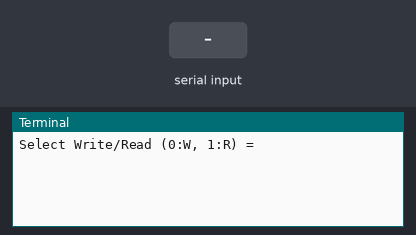
The program below on a simulated Raspberry Pi (BCM pin numbers). Shown: the last lines printed to the terminal. The inputs (shaded band) are chosen by the test bench. EEPROM starts erased.

Above: at 1.2 s.
1.3 s: "0" typed at the terminal, then Enter
At 2.4 s:
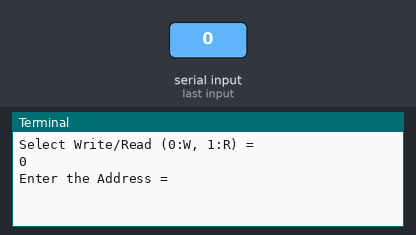
2.8 s: "1" typed at the terminal, then Enter
At 3.5 s:
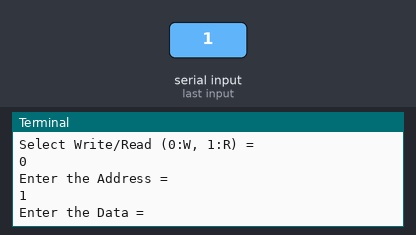
4.3 s: "5" typed at the terminal, then Enter
At 4.7 s:
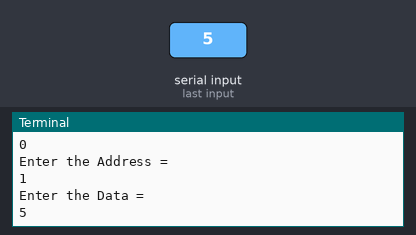

The program:

M24512.py
```python
# (licence header left out)
import time
import smbus

# Get I2C bus
bus = smbus.SMBus(1)

# I2C address of the device
M24512_DEFAULT_ADDRESS			= 0x50

class M24512():
	def select_address(self):
		"""Select the address where data has to be written (0-65535)"""
		self.address = int(input("Enter the Address = "))
		while self.address > 65535:
			self.address = int(input("Enter the Address = "))

		self.addressbyte1 = (self.address >> 8)
		self.addressbyte2 = (self.address & 0xFF)

		return self.addressbyte1, self.addressbyte2

	def select_data(self):
		"""Select the data to be written on the address given (0-255)"""
		self.data = int(input("Enter the Data = "))
		while self.data > 255:
			self.data = int(input("Enter the Data = "))

		return self.data

	def write_data(self):
		"""Write the given data on the given address by the user"""
		bus.write_i2c_block_data(M24512_DEFAULT_ADDRESS, self.addressbyte1, [self.addressbyte2, self.data])

	def select_readaddress(self):
		"""Read the given provided data by the user"""
		bus.write_i2c_block_data(M24512_DEFAULT_ADDRESS, self.addressbyte1, [self.addressbyte2])

	def read_data(self):
		"""Read the data back from the device address"""
		data = bus.read_byte(M24512_DEFAULT_ADDRESS)

		return {'d' : data}

from M24512 import M24512
m24512 = M24512()

while True :
	"""Select the Write/Read for the use
		0 : Write
		1 : Read"""
	user_wr = int(input("Select Write/Read (0:W, 1:R) = "))
	while user_wr > 1 :
		user_wr = int(input("Select Write/Read (0:W, 1:R) = "))

	if user_wr == 0 :
		m24512.select_address()
		m24512.select_data()
		m24512.write_data()
		time.sleep(0.5)
		m24512.select_readaddress()
		time.sleep(0.5)
		result = m24512.read_data()
		print "Input Data : %d"%(result['d'])
		print " ******************************** "
	elif user_wr == 1 :
		m24512.select_address()
		time.sleep(0.5)
		m24512.select_readaddress()
		time.sleep(0.5)
		result = m24512.read_data()
		print "Input Data : %d"%(result['d'])
		print " ******************************** "
```

Measured:
- after the input at 1.3 s, the terminal: prints a new line at once (image 1)
- after the input at 2.8 s, the terminal: prints a new line at once (image 2)
- after the input at 4.3 s, the terminal: prints a new line at once (image 3)
